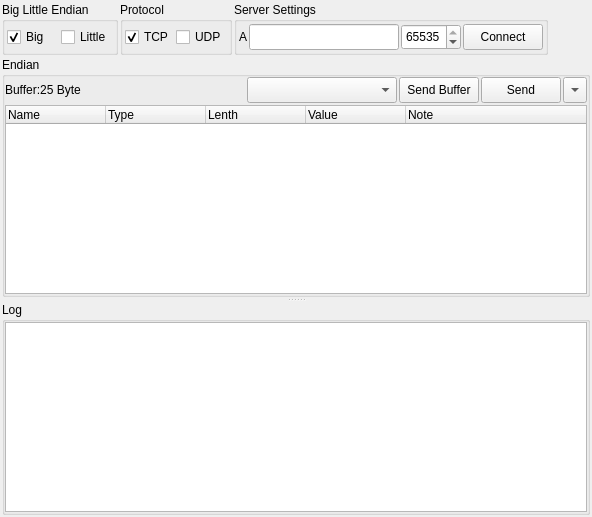
     <widget class="QWidget" name="Client">
      <attribute name="title">
       <string>Socket Client</string>
      </attribute>
      <layout class="QGridLayout" name="gridLayout_7">
       <property name="leftMargin">
        <number>2</number>
       </property>
       <property name="topMargin">
        <number>2</number>
       </property>
       <property name="rightMargin">
        <number>2</number>
       </property>
       <property name="bottomMargin">
        <number>2</number>
       </property>
       <property name="spacing">
        <number>2</number>
       </property>
       <item row="0" column="0">
        <widget class="QGroupBox" name="groupBox_3">
         <property name="title">
          <string>Big Little Endian</string>
         </property>
         <layout class="QGridLayout" name="gridLayout_4">
          <property name="leftMargin">
           <number>2</number>
          </property>
          <property name="topMargin">
           <number>2</number>
          </property>
          <property name="rightMargin">
           <number>2</number>
          </property>
          <property name="bottomMargin">
           <number>2</number>
          </property>
          <property name="spacing">
           <number>2</number>
          </property>
          <item row="0" column="1">
           <widget class="QCheckBox" name="checkBox_Client_BigSend">
            <property name="minimumSize">
             <size>
              <width>0</width>
              <height>26</height>
             </size>
            </property>
            <property name="maximumSize">
             <size>
              <width>16777215</width>
              <height>26</height>
             </size>
            </property>
            <property name="text">
             <string>Big</string>
            </property>
            <property name="checked">
             <bool>true</bool>
            </property>
           </widget>
          </item>
          <item row="0" column="2">
           <widget class="QCheckBox" name="checkBox_Client_LittleSend">
            <property name="minimumSize">
             <size>
              <width>0</width>
              <height>26</height>
             </size>
            </property>
            <property name="maximumSize">
             <size>
              <width>16777215</width>
              <height>26</height>
             </size>
            </property>
            <property name="text">
             <string>Little</string>
            </property>
           </widget>
          </item>
         </layout>
        </widget>
       </item>
       <item row="1" column="0" colspan="4">
        <widget class="QSplitter" name="splitter">
         <property name="lineWidth">
          <number>1</number>
         </property>
         <property name="orientation">
          <enum>Qt::Vertical</enum>
         </property>
         <property name="handleWidth">
          <number>5</number>
         </property>
         <widget class="QGroupBox" name="groupBox_2">
          <property name="title">
           <string>Endian</string>
          </property>
          <layout class="QGridLayout" name="gridLayout_3">
           <property name="leftMargin">
            <number>0</number>
           </property>
           <property name="topMargin">
            <number>0</number>
           </property>
           <property name="rightMargin">
            <number>0</number>
           </property>
           <property name="bottomMargin">
            <number>0</number>
           </property>
           <property name="spacing">
            <number>2</number>
           </property>
           <item row="0" column="4">
            <widget class="QPushButton" name="pushButton_Client_SendTo">
             <property name="minimumSize">
              <size>
               <width>80</width>
               <height>26</height>
              </size>
             </property>
             <property name="maximumSize">
              <size>
               <width>80</width>
               <height>26</height>
              </size>
             </property>
             <property name="text">
              <string>Send</string>
             </property>
            </widget>
           </item>
           <item row="0" column="2">
            <widget class="QComboBox" name="comboBox_Client_ByteOrders">
             <property name="minimumSize">
              <size>
               <width>150</width>
               <height>26</height>
              </size>
             </property>
             <property name="maximumSize">
              <size>
               <width>150</width>
               <height>26</height>
              </size>
             </property>
            </widget>
           </item>
           <item row="0" column="5">
            <widget class="QToolButton" name="toolButton">
             <property name="minimumSize">
              <size>
               <width>0</width>
               <height>26</height>
              </size>
             </property>
             <property name="maximumSize">
              <size>
               <width>16777215</width>
               <height>26</height>
              </size>
             </property>
             <property name="text">
              <string>...</string>
             </property>
             <property name="arrowType">
              <enum>Qt::DownArrow</enum>
             </property>
            </widget>
           </item>
           <item row="1" column="0" colspan="6">
            <widget class="QTreeWidget" name="treeWidget_Client_ByteOrder">
             <column>
              <property name="text">
               <string>Name</string>
              </property>
             </column>
             <column>
              <property name="text">
               <string>Type</string>
              </property>
             </column>
             <column>
              <property name="text">
               <string>Lenth</string>
              </property>
             </column>
             <column>
              <property name="text">
               <string>Value</string>
              </property>
             </column>
             <column>
              <property name="text">
               <string>Note</string>
              </property>
             </column>
            </widget>
           </item>
           <item row="0" column="0">
            <widget class="QLabel" name="label_Client_BufferLenth">
             <property name="minimumSize">
              <size>
               <width>100</width>
               <height>26</height>
              </size>
             </property>
             <property name="maximumSize">
              <size>
               <width>100</width>
               <height>26</height>
              </size>
             </property>
             <property name="text">
              <string>Buffer:25 Byte</string>
             </property>
             <property name="alignment">
              <set>Qt::AlignLeading|Qt::AlignLeft|Qt::AlignVCenter</set>
             </property>
            </widget>
           </item>
           <item row="0" column="3">
            <widget class="QPushButton" name="pushButton_Client_SendBuffer">
             <property name="minimumSize">
              <size>
               <width>80</width>
               <height>26</height>
              </size>
             </property>
             <property name="maximumSize">
              <size>
               <width>80</width>
               <height>26</height>
              </size>
             </property>
             <property name="text">
              <string>Send Buffer</string>
             </property>
            </widget>
           </item>
          </layout>
         </widget>
         <widget class="QGroupBox" name="groupBox">
          <property name="title">
           <string>Log</string>
          </property>
          <layout class="QGridLayout" name="gridLayout_2">
           <property name="leftMargin">
            <number>0</number>
           </property>
           <property name="topMargin">
            <number>0</number>
           </property>
           <property name="rightMargin">
            <number>0</number>
           </property>
           <property name="bottomMargin">
            <number>0</number>
           </property>
           <property name="spacing">
            <number>0</number>
           </property>
           <item row="0" column="0">
            <widget class="QTreeWidget" name="treeWidget_Client_Log">
             <attribute name="headerVisible">
              <bool>false</bool>
             </attribute>
             <column>
              <property name="text">
               <string notr="true">内容</string>
              </property>
             </column>
            </widget>
           </item>
          </layout>
         </widget>
        </widget>
       </item>
       <item row="0" column="1">
        <widget class="QGroupBox" name="groupBox_Client_Protocol">
         <property name="enabled">
          <bool>true</bool>
         </property>
         <property name="title">
          <string>Protocol</string>
         </property>
         <layout class="QGridLayout" name="gridLayout_6">
          <property name="leftMargin">
           <number>2</number>
          </property>
          <property name="topMargin">
           <number>2</number>
          </property>
          <property name="rightMargin">
           <number>2</number>
          </property>
          <property name="bottomMargin">
           <number>2</number>
          </property>
          <property name="spacing">
           <number>2</number>
          </property>
          <item row="0" column="0">
           <widget class="QCheckBox" name="checkBox_ClientTCP">
            <property name="minimumSize">
             <size>
              <width>0</width>
              <height>26</height>
             </size>
            </property>
            <property name="maximumSize">
             <size>
              <width>16777215</width>
              <height>26</height>
             </size>
            </property>
            <property name="text">
             <string>TCP</string>
            </property>
            <property name="checked">
             <bool>true</bool>
            </property>
           </widget>
          </item>
          <item row="0" column="1">
           <widget class="QCheckBox" name="checkBox_ClientUDP">
            <property name="minimumSize">
             <size>
              <width>0</width>
              <height>26</height>
             </size>
            </property>
            <property name="maximumSize">
             <size>
              <width>16777215</width>
              <height>26</height>
             </size>
            </property>
            <property name="text">
             <string>UDP</string>
            </property>
           </widget>
          </item>
         </layout>
        </widget>
       </item>
       <item row="0" column="2">
        <widget class="QGroupBox" name="groupBox_4">
         <property name="sizePolicy">
          <sizepolicy hsizetype="Maximum" vsizetype="Preferred">
           <horstretch>0</horstretch>
           <verstretch>0</verstretch>
          </sizepolicy>
         </property>
         <property name="title">
          <string>Server Settings</string>
         </property>
         <layout class="QGridLayout" name="gridLayout_5">
          <property name="leftMargin">
           <number>2</number>
          </property>
          <property name="topMargin">
           <number>2</number>
          </property>
          <property name="rightMargin">
           <number>2</number>
          </property>
          <property name="bottomMargin">
           <number>2</number>
          </property>
          <property name="spacing">
           <number>2</number>
          </property>
          <item row="0" column="0">
           <widget class="QLabel" name="label">
            <property name="sizePolicy">
             <sizepolicy hsizetype="Maximum" vsizetype="Preferred">
              <horstretch>0</horstretch>
              <verstretch>0</verstretch>
             </sizepolicy>
            </property>
            <property name="text">
             <string>A</string>
            </property>
           </widget>
          </item>
          <item row="0" column="3">
           <widget class="QPushButton" name="pushButton_Client_Server_Start">
            <property name="minimumSize">
             <size>
              <width>80</width>
              <height>26</height>
             </size>
            </property>
            <property name="maximumSize">
             <size>
              <width>80</width>
              <height>26</height>
             </size>
            </property>
            <property name="text">
             <string>Connect</string>
            </property>
           </widget>
          </item>
          <item row="0" column="2">
           <widget class="QSpinBox" name="spinBox_Client_Server_Port">
            <property name="minimumSize">
             <size>
              <width>50</width>
              <height>26</height>
             </size>
            </property>
            <property name="maximumSize">
             <size>
              <width>60</width>
              <height>26</height>
             </size>
            </property>
            <property name="maximum">
             <number>65535</number>
            </property>
            <property name="value">
             <number>65535</number>
            </property>
           </widget>
          </item>
          <item row="0" column="1">
           <widget class="QLineEdit" name="lineEdit_Client_Server">
            <property name="minimumSize">
             <size>
              <width>150</width>
              <height>26</height>
             </size>
            </property>
            <property name="maximumSize">
             <size>
              <width>150</width>
              <height>26</height>
             </size>
            </property>
           </widget>
          </item>
         </layout>
        </widget>
       </item>
       <item row="0" column="3">
        <spacer name="horizontalSpacer_6">
         <property name="orientation">
          <enum>Qt::Horizontal</enum>
         </property>
         <property name="sizeHint" stdset="0">
          <size>
           <width>40</width>
           <height>20</height>
          </size>
         </property>
        </spacer>
       </item>
      </layout>
     </widget>
